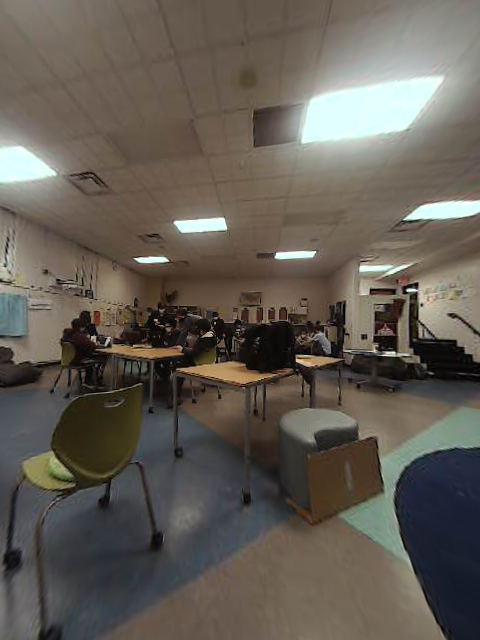
#> input picture vision/tracking/stitch_backup/undistorted_img0.png, 480 x 640 px
$ python find_homography.py
#> lines starting #> are read from the running program, lines starting #| are printed output that depends on the picture
import cv2
import numpy as np


trainImg = cv2.cvtColor(cv2.imread("stitch_backup/undistorted_img0.png"), cv2.COLOR_BGR2GRAY)
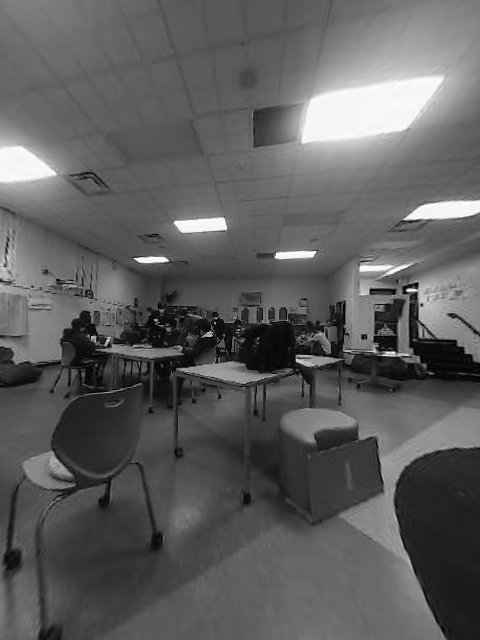
#> trainImg: shape (640, 480); min 1, max 253, mean 94.2
queryImg = cv2.cvtColor(cv2.imread("stitch_backup/undistorted_img1.png"), cv2.COLOR_BGR2GRAY)
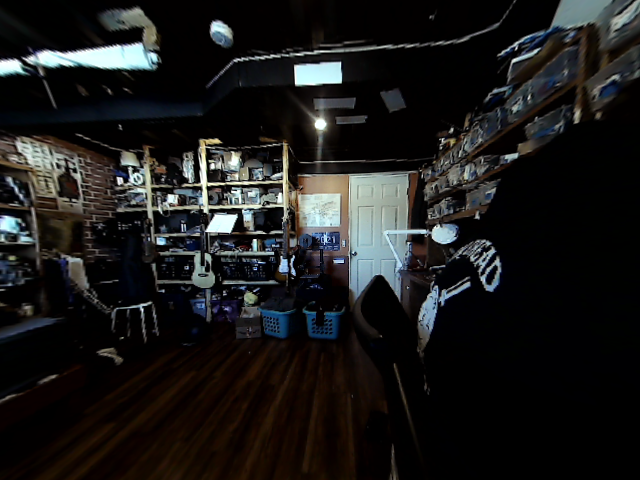
#> input picture vision/tracking/stitch_backup/undistorted_img1.png, 640 x 480 px
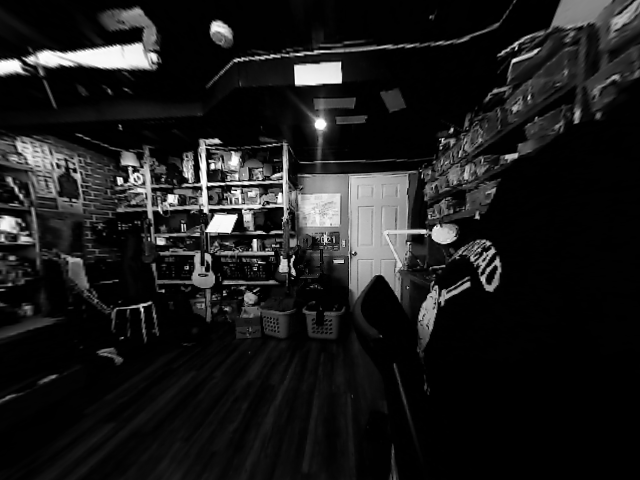
#> queryImg: shape (480, 640); min 0, max 255, mean 27.2

def detect(img):
    descriptor = cv2.ORB_create()

    (key_pts, features) = descriptor.detectAndCompute(img, None)
#> key_pts = 500 keypoints; strongest (x, y, size): (407, 290, 31), (415, 290, 31), (408, 289, 37.2), (92, 338, 31)
    return (key_pts, features)


kp0, des0 = detect(trainImg)
#> kp0 has the same summary as key_pts in detect
kp1, des1 = detect(queryImg)
#> in detect (call 2), `(key_pts, features) = descriptor.detectAndCompute(img, None)`: key_pts = 500 keypoints; strongest (x, y, size): (254, 240, 31), (234, 188, 31), (129, 168, 31), (143, 307, 31)
#> kp1 has the same summary as key_pts in detect

FLANN_INDEX = 1

index_params = dict(algorithm=FLANN_INDEX, trees=5)
search_params = dict(checks=50)

flann = cv2.FlannBasedMatcher(index_params, search_params)
bf = cv2.DescriptorMatcher_create("BruteForce")


des0 = np.float32(des0)
des1 = np.float32(des1)

matches = bf.knnMatch(des0, des1, k=2)
#> matches = 500 matches

matches_mask = [[0,0] for i in range(len(matches))]
#> matches_mask = 500 pairs, first value 0 to 0, second value 0 to 0
good_matches = []

for i, (m,n) in enumerate(matches):
    if m.distance < 0.75*n.distance:
        matches_mask[i] = [1,0]
        good_matches.append((m.trainIdx, m.queryIdx))
#> after the loop, good_matches = [(272, 115), (220, 153), (275, 257), (111, 452)]; matches_mask = 500 pairs, first value 0 to 1, second value 0 to 0

# print(good_matches)
print([kp0[i] for (_,i) in matches_mask])
#> (printed output is left out)
if len(matches) > 4:
#> (the run stopped early here; a loop or call above may not have finished)
